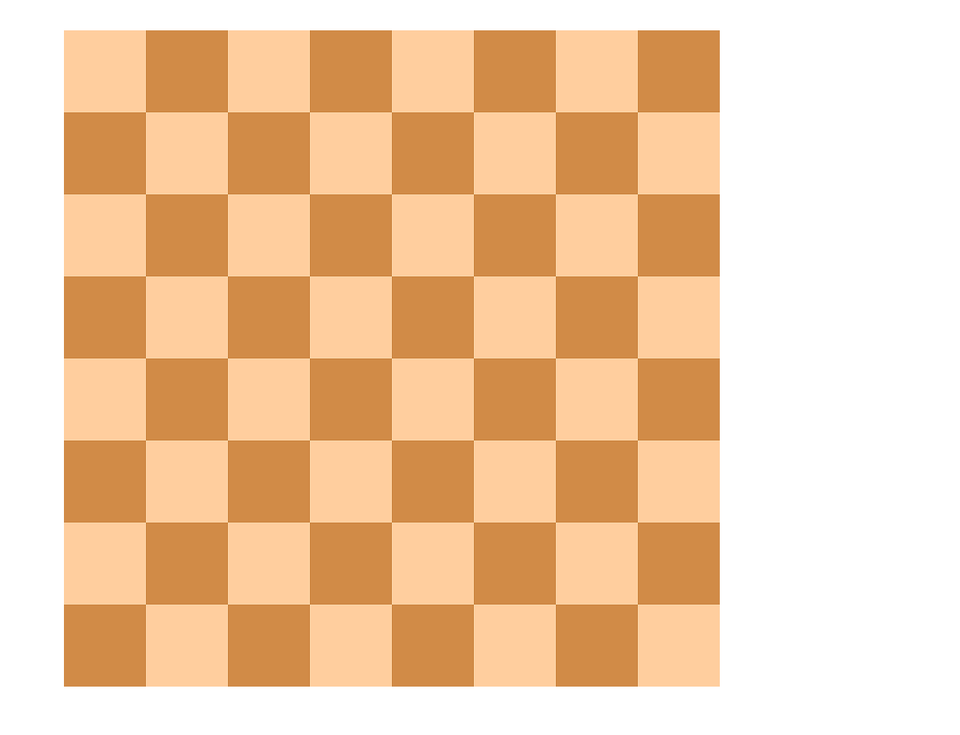
//> input picture EO- LatestBoardDetect/800noBRD.png, 960 x 735 px, shrunk from 1171 x 896 before the run, given in place of the camera
$ ./ChessBoard_Extract_Working-LINUX-150320_elliott   (built with g++ and OpenCV 4)
//> lines starting //> are read from the running program, lines starting //| are printed output that depends on the picture; after the words box and inside, x2 and y2 are one past the last pixel; in counts of white or black regions, pixels touching at a corner belong together
/***************************************************************************************
*    Title: ChessBoard_Detect_Linux.cpp
*    Author: Elliott O'Reilly Level 2 Student
*    Group 10 TSE Project
*    Date: 15/03/20
*    Code version: Final_V1
*    Availability: https://github.com/TSE-Group10/OpenCV_CPP_BoardDetect/tree/master/EO-%20LatestBoardDetect
*
***************************************************************************************/
#include <opencv2/opencv.hpp> //Include file for every supported OpenCV function
#include<iostream>
#include "opencv2/core/core.hpp"
#include "opencv2/highgui/highgui.hpp"
#include "opencv2/imgproc/imgproc.hpp"

using namespace cv;
using namespace std;

int main()
{
	char charCheckForEscKey = 0; // variable for escape key
	// Set up Matrices data types for the various input/output images
	Mat imgOriginal;
	Mat imgCanny;
	Mat imgBlurred; // For the noise filtration
	Mat gray; // For the grayscale output

	cv::VideoCapture capWebcam(0);   // declare a VideoCapture object to associate webcam, 0 means use 1st (default) webcam

	if (capWebcam.isOpened() == false)  //  To check if object was associated to webcam successfully
	{
		std::cout << "error: Webcam connect unsuccessful\n"; // if not then print error message
		return(0);            // and exit program
	}
	while (charCheckForEscKey != 27 && capWebcam.isOpened()) {            // until the Esc key is pressed or webcam connection is lost
		bool blnFrameReadSuccessfully = capWebcam.read(imgOriginal);   // get next frame
//> imgOriginal is the input picture: 735 rows x 960 cols, CV_8UC3; mean B, G, R 169.3, 204.6, 240.9

		if (!blnFrameReadSuccessfully || imgOriginal.empty()) {    // if frame read unsuccessfully
			std::cout << "error: frame can't read \n";      // print error message
			break;
		}

		cvtColor(imgOriginal, gray, CV_BGR2GRAY);// Convert to gray
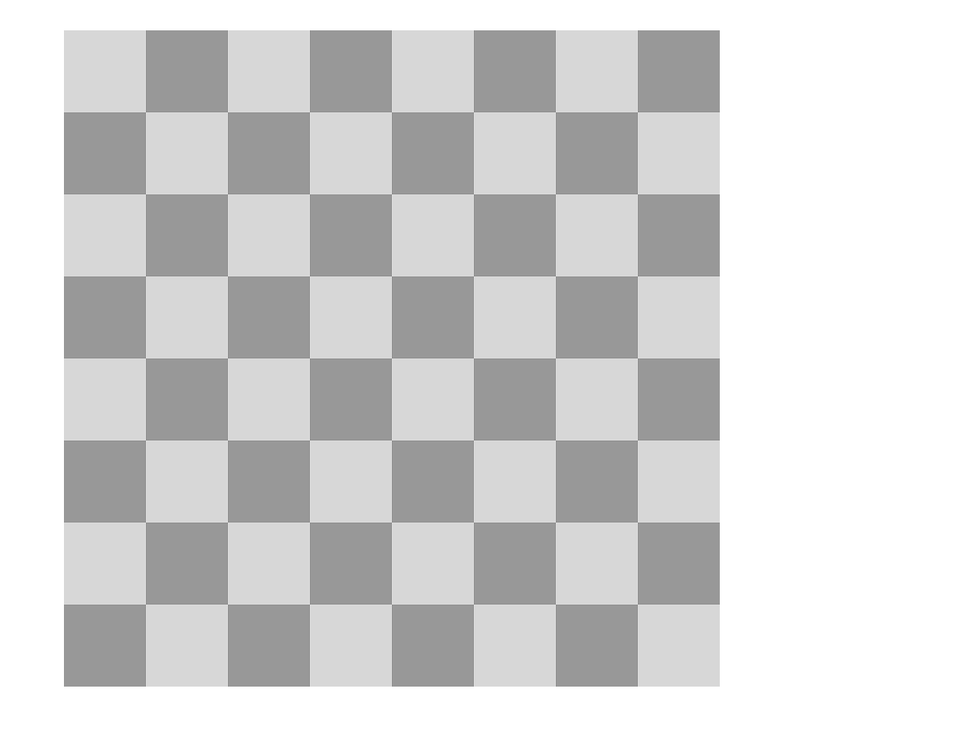
//> gray: 735 rows x 960 cols, CV_8UC1; min 128, max 255, mean 211.3
		Canny(gray, imgCanny, 100, 200, 3); // Simple Line detection function
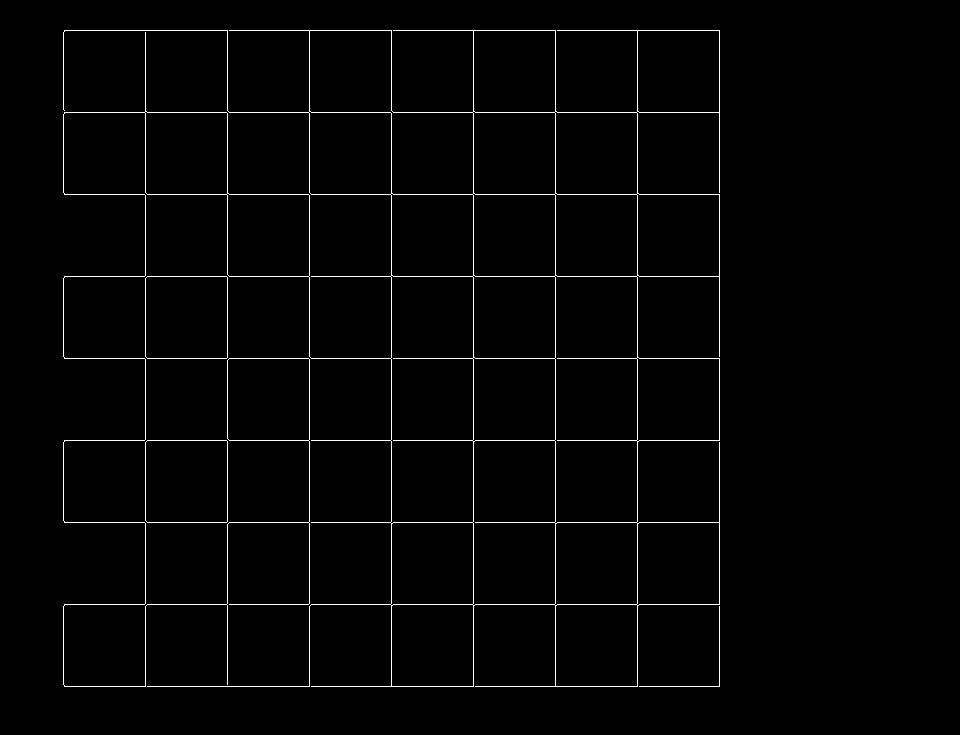
//> imgCanny: 735 rows x 960 cols, CV_8UC1; 1.6% white in thin lines or dots, all inside (x1, y1, x2, y2) = (63, 30, 720, 687)

		GaussianBlur(imgCanny, imgBlurred, cv::Size(5, 5), 1.8);    // Reduce the noise on the image
		/// Find contours
		imshow("gray", imgBlurred); int largest_area = 0;
		int largest_contour_index = 0;
		Rect bounding_rect;
		vector<vector<Point> > contours; // Vector for storing contour
		vector<Vec4i> hierarchy;
		findContours(imgBlurred, contours, hierarchy, CV_RETR_CCOMP, CV_CHAIN_APPROX_SIMPLE);
//> contours = 62 contours; largest, box (x1, y1, x2, y2) and area: (61, 28, 722, 689) 416403, (229, 606, 308, 685) 6082, (475, 524, 554, 603) 6082, (311, 524, 390, 603) 6082, (147, 524, 226, 603) 6082
		// iterate through each contour.
		for (int i = 0; i < contours.size(); i++)
		{
			//  Find the area of contour
			double a = contourArea(contours[i], false);
			if (a > largest_area) {
				largest_area = a;
				//cout << i << " area  " << a << endl;
				// Store the index of largest contour
				largest_contour_index = i;
				// Find the bounding rectangle for biggest contour
				bounding_rect = boundingRect(contours[i]);
			}
		}
//> this loop made 62 passes
//> (a, largest_area, bounding_rect) on pass 1: (416403, 416403, Rect(61, 28, 661, 661))
//> a on passes 2 to 7: 6080.5, 6080.5, 6080.5, 6080.5, 6080.5, 6082
//> after the loop, largest_area = 416403; largest_contour_index = 0
		Mat cropImg = imgBlurred(bounding_rect); //Create a new matrix to store the extracted cropped board image
		imwrite("cropOut.png", imgBlurred);

		Point offSet; // Create a new point to hold the offset of the centre of the 'cell'
		// This loop gives me access to the points stored on the contour
		for (size_t X = 0; X < contours.size(); ++X)
			for (size_t Y = 0; Y < contours[X].size(); Y++)
			{
				Point currentContourPixel = contours[X][Y]; //Store each point in a new contour point

				if (currentContourPixel.x < 100 && currentContourPixel.y < 100) { // We now this will be the top left square contour
					cout << "co-ors: x = " << currentContourPixel.x << " y = " << currentContourPixel.y << endl;

					offSet = Point(currentContourPixel.x + 50, currentContourPixel.y + 48); // The offset should logically be the center of the board.

					//rectangle(cropImg, Point(45, 45), Point(55, 55), Scalar(255, 255, 255), 1, 1, 0); // Simply draws a rectangle at given co-ords
					cv::putText(cropImg, "A8", cv::Point(50, 50), cv::FONT_HERSHEY_DUPLEX, 0.8, Scalar(102, 255, 102), 2); // Put some text on the image
				}
			}
//> this loop made 62 passes
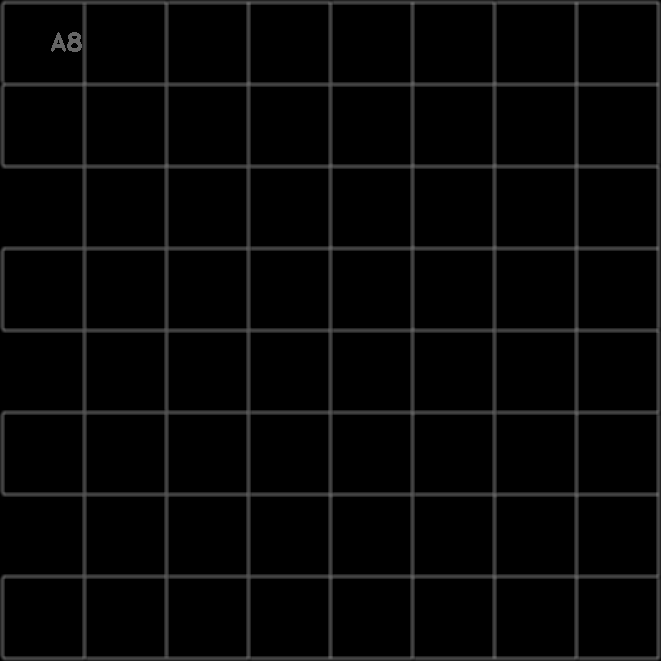
//> cropImg: 661 rows x 661 cols, CV_8UC1; min 0, max 102, mean 6.8
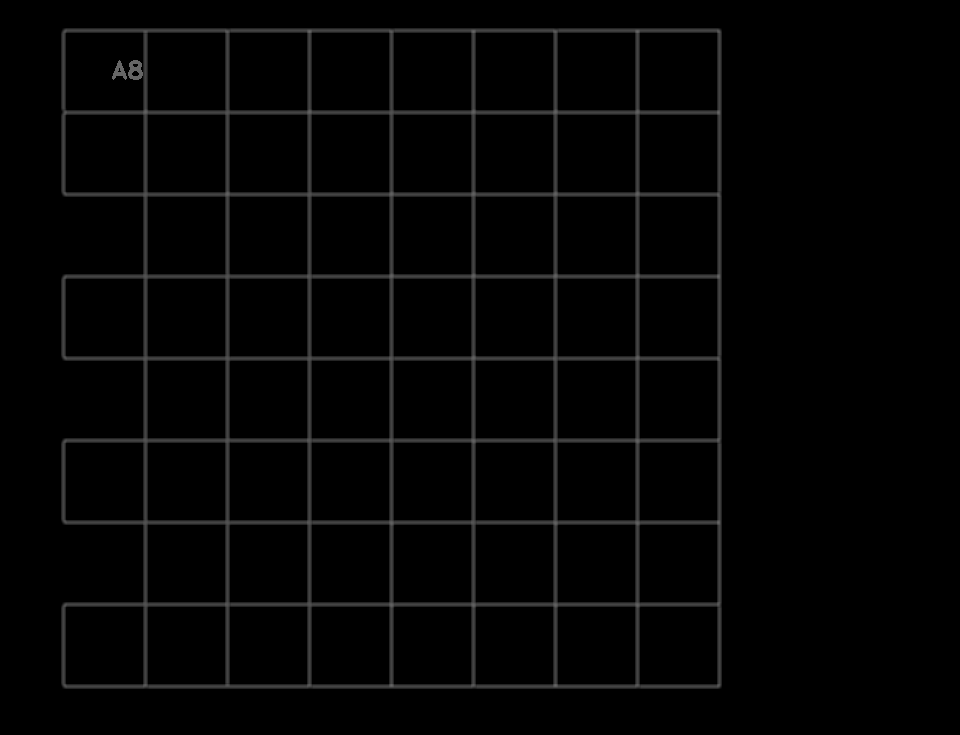
//> imgBlurred: 735 rows x 960 cols, CV_8UC1; min 0, max 102, mean 4.2
//> after the loop, offSet = Point(115, 82)

		Point centredPx; // a point data stucture for the new found centre
		Point centre[8][8]; // A simple 2D Array place holder for the board

		for (size_t y = 0; y < 8; y++) {
			for (size_t x = 0; x < 8; x++)
			{
				centredPx = Point(offSet.x + x * 100, offSet.y + y * 100);
				centre[x][y] = centredPx; // Populate the array with the 64 points

				rectangle(cropImg, Point(centredPx.x - 5, centredPx.y - 5), Point(centredPx.x + 5, centredPx.y + 5), Scalar(255, 255, 255), 1, 1, 0); // Simply draws a rectangle at given co-ords
			}
		}
//> this loop made 8 passes
//> centredPx on passes 1 to 8: Point(815, 82), Point(815, 182), Point(815, 282), Point(815, 382), Point(815, 482), Point(815, 582), Point(815, 682), Point(815, 782)
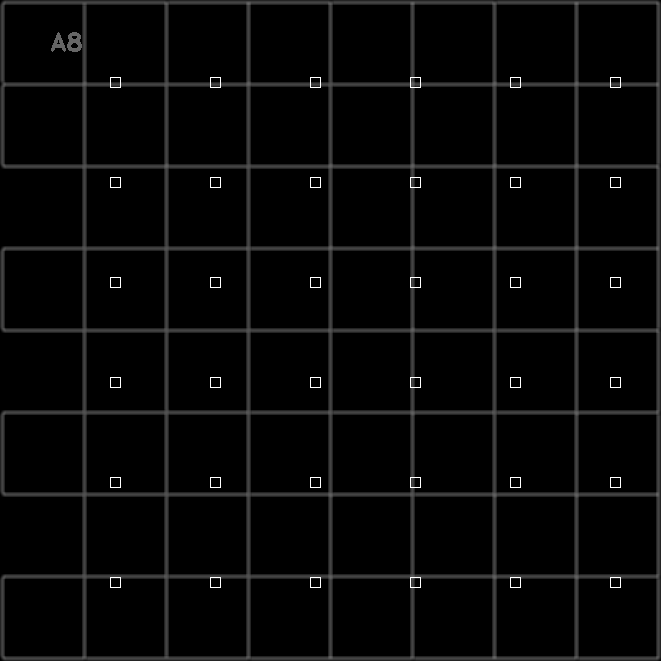
//> cropImg: 661 rows x 661 cols, CV_8UC1; 0.33% of pixels changed, all inside (x1, y1, x2, y2) = (110, 77, 621, 588)
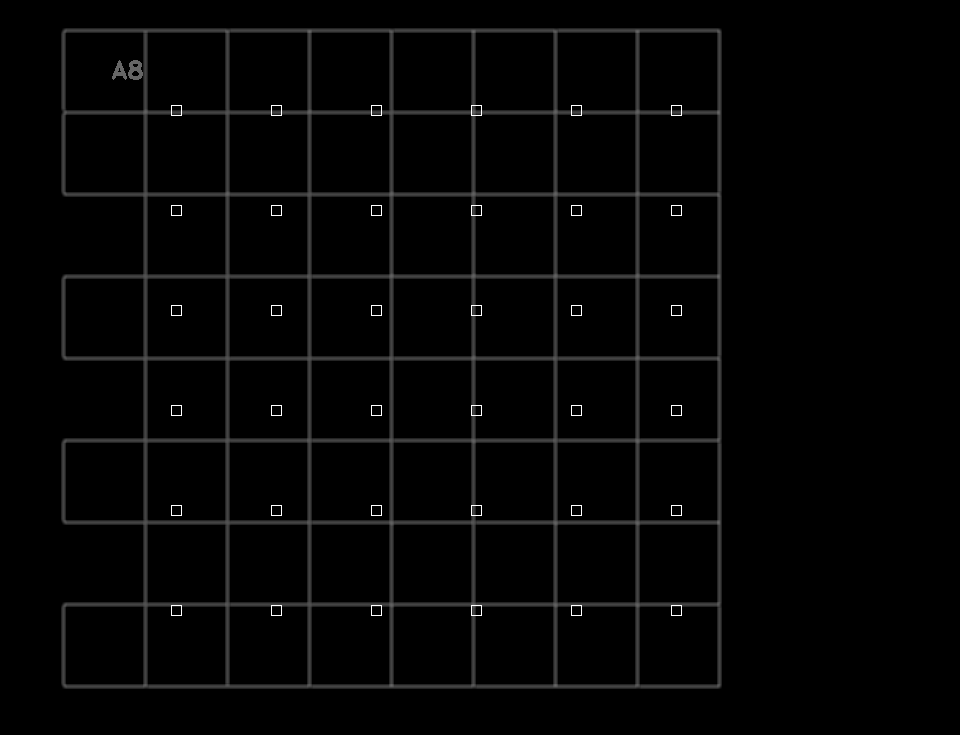
//> imgBlurred: 735 rows x 960 cols, CV_8UC1; 0.2% of pixels changed, all inside (x1, y1, x2, y2) = (171, 105, 682, 616)

		Scalar color(255, 255, 255);  // color of the contour in the image
		//Draw the contour and rectangle
		drawContours(imgOriginal, contours, largest_contour_index, color, CV_FILLED, 8, hierarchy);
		rectangle(imgOriginal, bounding_rect, Scalar(0, 255, 0), 2, 8, 0);
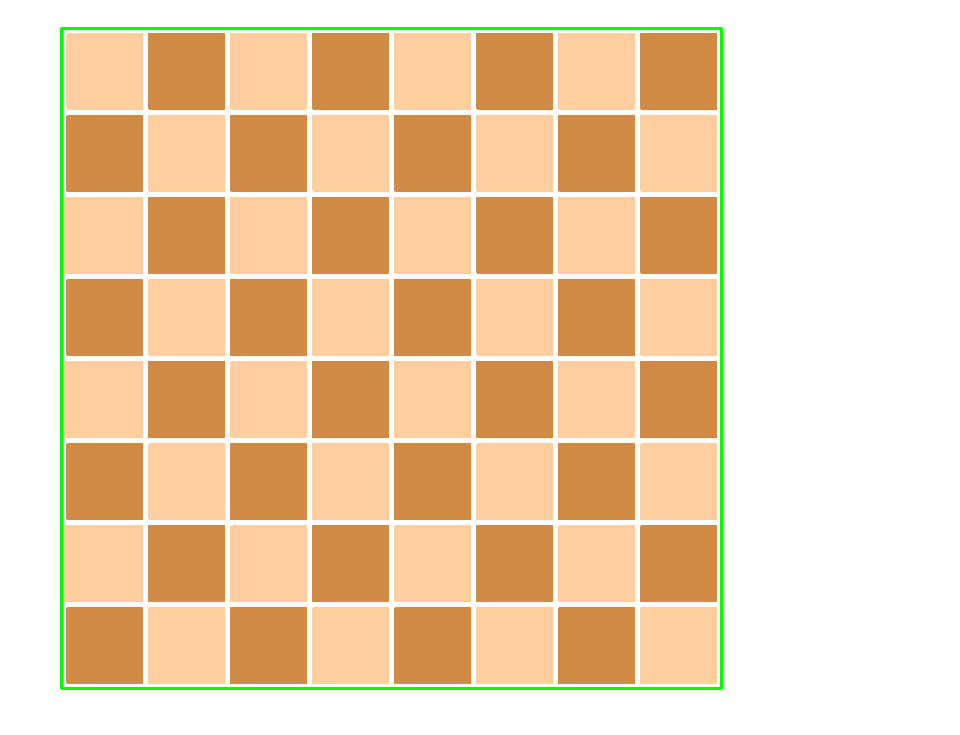
//> imgOriginal: 735 rows x 960 cols, CV_8UC3; mean B, G, R 176.5, 210.6, 239.8

		imshow("Largest Contour", cropImg);
		namedWindow("Display window", CV_WINDOW_AUTOSIZE);
		imshow("Display window", imgOriginal);
		charCheckForEscKey = cv::waitKey(1);        // delay and get key press
//> the Esc key is pressed
	}
	return 0;
}
